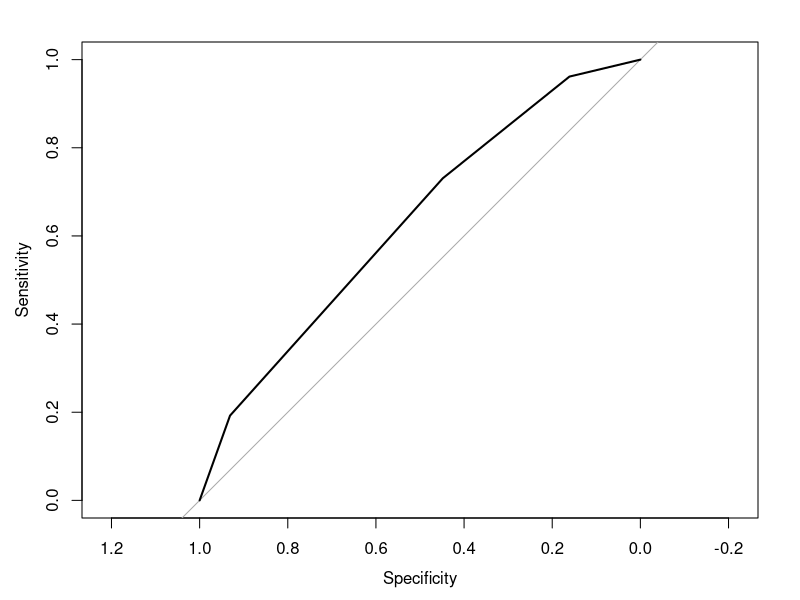

The R script that drew this image:
## ---- chunk 1
knitr::opts_chunk$set(echo = TRUE)
## ---- chunk 2
Chapman.Cuali<-read.csv("Chapman_Cuali.csv",header=T,sep=",")
is.numeric(Chapman.Cuali$Id)
## [1] TRUE
is.numeric(Chapman.Cuali$Edad)
## [1] TRUE
is.numeric(Chapman.Cuali$Colesterol)
## [1] TRUE
Chapman.Cuali$Presion<-as.factor(Chapman.Cuali$Presion)
is.factor(Chapman.Cuali$Presion)
#table(Chapman.Cuali$Presion)
## [1] TRUE
Chapman.Cuali$IMC<-as.factor(Chapman.Cuali$IMC)
is.factor(Chapman.Cuali$IMC)

## [1] TRUE
is.numeric(Chapman.Cuali$Coronarios)
## ---- chunk 3
levels(Chapman.Cuali$Presion )
levels(Chapman.Cuali$IMC)
contrasts(Chapman.Cuali$Presion)
contrasts(Chapman.Cuali$IMC)
## ---- chunk 4

Chapman.Cuali$Presion<-relevel(Chapman.Cuali$Presion,ref="Optima")
Chapman.Cuali$IMC<-relevel(Chapman.Cuali$IMC,ref="Normal")
#vemos como cambia la categora de referencia
contrasts(Chapman.Cuali$Presion)
contrasts(Chapman.Cuali$IMC)

## ---- chunk 5
Ajuste.Presion<-glm(Coronarios~Presion,data=Chapman.Cuali,family=binomial)
summary(Ajuste.Presion)
## ---- chunk 6

Chapman.Cuali$PresionM<-Chapman.Cuali$Presion
#cambio estatus codificacion
contrasts(Chapman.Cuali$PresionM)<-contr.sum(4)
contrasts(Chapman.Cuali$Presion)
#comprobamos
contrasts(Chapman.Cuali$PresionM)


## ---- chunk 7
Ajuste.PresionM<-glm(Coronarios~PresionM,data=Chapman.Cuali,family=binomial)
summary(Ajuste.PresionM)

## ---- chunk 8
table(Chapman.Cuali$Presion,Chapman.Cuali$Coronarios)

## ---- chunk 9
#codificacion parcial
fitted.values(Ajuste.Presion)[1:10]

#codificacion marginal
fitted.values(Ajuste.PresionM)[1:10]

## ---- chunk 10
table(fitted.values(Ajuste.Presion),Chapman.Cuali$Coronarios)
## ---- chunk 11
summary(Ajuste.Presion)
summary(Ajuste.PresionM)
## ---- chunk 12
confint.default(Ajuste.Presion)
confint.default(Ajuste.PresionM)

## ---- chunk 13
exp(confint.default(Ajuste.Presion))

## ---- chunk 14
#MODELO GENERAL
Ajuste.Presion

#MODELO PARTICULAR
Ajuste.0<-glm(Coronarios~1,data=Chapman.Cuali,family=binomial)
#COMPARACION
anova(Ajuste.0,Ajuste.Presion)

pchisq(anova(Ajuste.0,Ajuste.Presion)$Deviance[2],
anova(Ajuste.0,Ajuste.Presion)$Df[2],lower.tail=F)

## ---- chunk 15
residuals(Ajuste.Presion,type= "pearson")[1:10]
table(residuals(Ajuste.Presion,type= "pearson"))
residuals(Ajuste.Presion,type= "deviance")[1:10]
table(residuals(Ajuste.Presion,type= "deviance"))
## ---- chunk 16
# Para detectar valores mal ajustados, los residuos estandarizados
rstandard(Ajuste.Presion,type= "pearson")[1:10]
table(rstandard(Ajuste.Presion,type= "pearson"))
rstandard(Ajuste.Presion,type= "deviance")[1:10]
table(rstandard(Ajuste.Presion,type= "deviance"))
## ---- chunk 17
hatvalues(Ajuste.Presion)[1:10]
table(hatvalues(Ajuste.Presion))
##
##

## ---- chunk 18
library(pROC)
CurvaROC<-roc(Chapman.Cuali$Coronarios,fitted.values(Ajuste.Presion))
CurvaROC
## ---- chunk 19
CurvaROC$thresholds
CurvaROC$sensitivities
CurvaROC$specificities
plot(CurvaROC)
## ---- chunk 20
Ajuste.0<-glm(Coronarios~1,data=Chapman.Cuali,family=binomial)

Ajuste.All<-glm(Coronarios~Edad+Colesterol+Presion+IMC,
data=Chapman.Cuali,family=binomial)

Ajuste.Step<-step(Ajuste.0,scope=list(lower=Coronarios~1,
upper=Coronarios~Edad+Colesterol+Presion+IMC),
direction = "both")

## ---- chunk 21
summary(Ajuste.Step)

## ---- chunk 22
fitted.values(Ajuste.Step)[1:10]

## ---- chunk 23

Coronarios<-read.table("Coronarios.txt",header=T,sep="")

# Observe que al tratarse de datos agrupados, en la funcion glm() se debe incluir la respuesta con el numero de exitos y de fracasos a traves de la sentencia cbind()

Ajuste.Coronarios0<-glm(cbind(EC1,EC0)~1,family=binomial,
data=Coronarios)

Ajuste.Coronarios.All<-glm(cbind(EC1,EC0)~Ciga+Compor+Psang,family=binomial,
data=Coronarios)

Ajuste.Coronarios.Step<-step(Ajuste.Coronarios0,scope=list(lower=cbind(EC1,EC0)~1,
upper=cbind(EC1,EC0)~Ciga+Compor+Psang),direction = "both")

